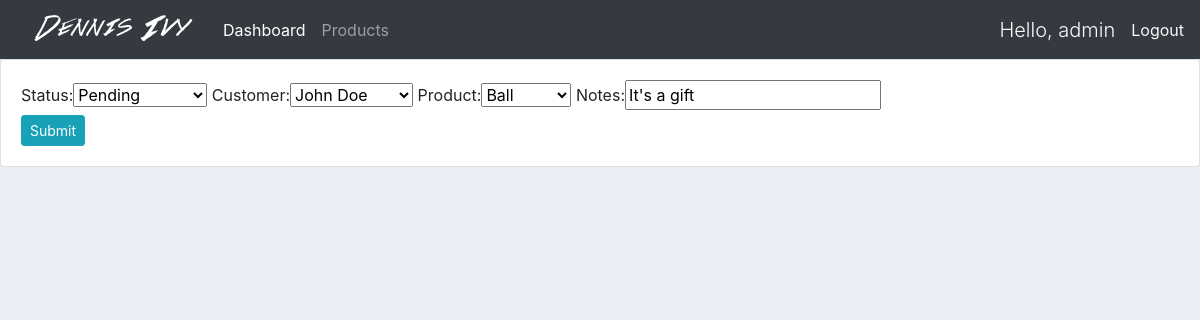
Page /update-order/7 (signed in) on the committed database.
### accounts/models/order.py (models this page shows)
class Order(models.Model):
    STATUS = (
        ('Pending', 'Pending'),
        ('Out of delivery', 'Out of delivery'),
        ('Delivered', 'Delivered'),
    )
    status = models.CharField(max_length=25, null=True, choices=STATUS)
    customer = models.ForeignKey(Customer, on_delete=models.SET_NULL, null=True)
    product = models.ForeignKey(Product, on_delete=models.SET_NULL, null=True)
    notes = models.CharField(max_length=200, null=True, blank=True)
    date_created = models.DateTimeField(auto_now_add=True, null=True)
    def __str__(self):
        return self.product.name

### accounts/views.py (the view)
# urls.py: path('update-order/<str:order_id>', views.update_order, name='update_order'),
@login_required(login_url='login')
def update_order(request, order_id):
    order = Order.objects.get(id=order_id)
    form = OrderForm(instance=order)
    if request.method == 'POST':
        form = OrderForm(request.POST, instance=order)
        if form.is_valid():
            form.save()
            return redirect('dashboard')
    context = {
        'form': form,
        'title': f"Update Order {order}"
    }
    return render(request, 'pages/order_form.html', context)

### accounts/forms.py
class OrderForm(ModelForm):
    class Meta:
        model = Order
        fields = '__all__'

### accounts/models/customer.py (called while the page is built)
    def __str__(self):
        return self.name

### accounts/models/product.py (called while the page is built)
    def __str__(self):
        return self.name

### accounts/templates/pages/order_form.html (shortened to what this page needs)
{% extends 'base.html' %}
{% block content %}
<div class="row">
    <div class="col-12">
        <div class="card card-body">
            <form action="" method="post">
                {% if form %}
                    {{form}}
                    <br/>
                {% endif %}
                <button type="submit" class="btn btn-sm btn-info">Submit</button>
            </form>
        </div>
    </div>
</div>
{% endblock content %}

### accounts/templates/partials/_navbar.html (shortened to what this page needs)
{% load static %}
<nav class="navbar navbar-expand-lg navbar-dark bg-dark">
    <img src="{% static 'images/logo.png' %}" alt="imagem escrito Dennis Ivy com uma fonte diferente">
    <div class="collapse navbar-collapse" id="navbarNav">
      <ul class="navbar-nav">
        <li class="nav-item active">
          <a class="nav-link" href="{% url 'dashboard' %}">Dashboard</a>
        </li>
        <li class="nav-item">
          <a class="nav-link" href="{% url 'products' %}">Products</a>
        </li>
      </ul>
    </div>
    <span class="text-light lead">Hello, {{request.user}}</span>
    <a href="{% url 'logout' %}" class="ml-3 text-light">Logout</a>
</nav>

### static/css/main.css (style rules this page uses)
body { background-color: #ebeff5; }

### rows in the picture
Order: status "Pending", customer "John Doe", product "Ball", notes "It's a gift"

### other values in the picture
{{ request.user }} "admin"
